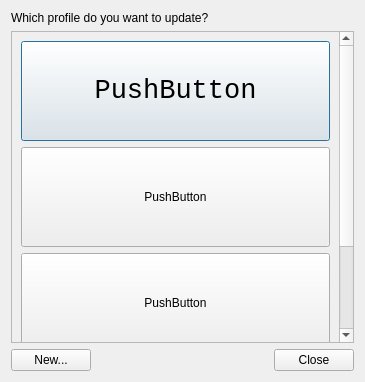
<?xml version="1.0" encoding="UTF-8"?>
<ui version="4.0">
 <class>ProfilesDialog</class>
 <widget class="QDialog" name="ProfilesDialog">
  <property name="geometry">
   <rect>
    <x>0</x>
    <y>0</y>
    <width>365</width>
    <height>382</height>
   </rect>
  </property>
  <property name="windowTitle">
   <string>AWS Credential Helper</string>
  </property>
  <layout class="QVBoxLayout" name="verticalLayout">
   <item>
    <widget class="QLabel" name="lblDescription">
     <property name="text">
      <string>Which profile do you want to update?</string>
     </property>
    </widget>
   </item>
   <item>
    <widget class="QScrollArea" name="saProfiles">
     <property name="widgetResizable">
      <bool>true</bool>
     </property>
     <widget class="QWidget" name="wContents">
      <property name="geometry">
       <rect>
        <x>0</x>
        <y>0</y>
        <width>328</width>
        <height>430</height>
       </rect>
      </property>
      <layout class="QVBoxLayout" name="verticalLayout_2">
       <item>
        <widget class="QPushButton" name="pushButton">
         <property name="minimumSize">
          <size>
           <width>0</width>
           <height>100</height>
          </size>
         </property>
         <property name="font">
          <font>
           <family>Monospace</family>
           <pointsize>20</pointsize>
          </font>
         </property>
         <property name="text">
          <string>PushButton</string>
         </property>
        </widget>
       </item>
       <item>
        <widget class="QPushButton" name="pushButton_2">
         <property name="minimumSize">
          <size>
           <width>0</width>
           <height>100</height>
          </size>
         </property>
         <property name="text">
          <string>PushButton</string>
         </property>
        </widget>
       </item>
       <item>
        <widget class="QPushButton" name="pushButton_3">
         <property name="minimumSize">
          <size>
           <width>0</width>
           <height>100</height>
          </size>
         </property>
         <property name="text">
          <string>PushButton</string>
         </property>
        </widget>
       </item>
       <item>
        <widget class="QPushButton" name="pushButton_4">
         <property name="minimumSize">
          <size>
           <width>0</width>
           <height>100</height>
          </size>
         </property>
         <property name="text">
          <string>PushButton</string>
         </property>
        </widget>
       </item>
      </layout>
     </widget>
    </widget>
   </item>
   <item>
    <layout class="QHBoxLayout" name="horizontalLayout">
     <item>
      <widget class="QPushButton" name="pbNew">
       <property name="text">
        <string>New...</string>
       </property>
      </widget>
     </item>
     <item>
      <spacer name="horizontalSpacer">
       <property name="orientation">
        <enum>Qt::Orientation::Horizontal</enum>
       </property>
       <property name="sizeHint" stdset="0">
        <size>
         <width>40</width>
         <height>20</height>
        </size>
       </property>
      </spacer>
     </item>
     <item>
      <widget class="QPushButton" name="pbClose">
       <property name="text">
        <string>Close</string>
       </property>
      </widget>
     </item>
    </layout>
   </item>
  </layout>
 </widget>
 <resources/>
 <connections/>
</ui>
